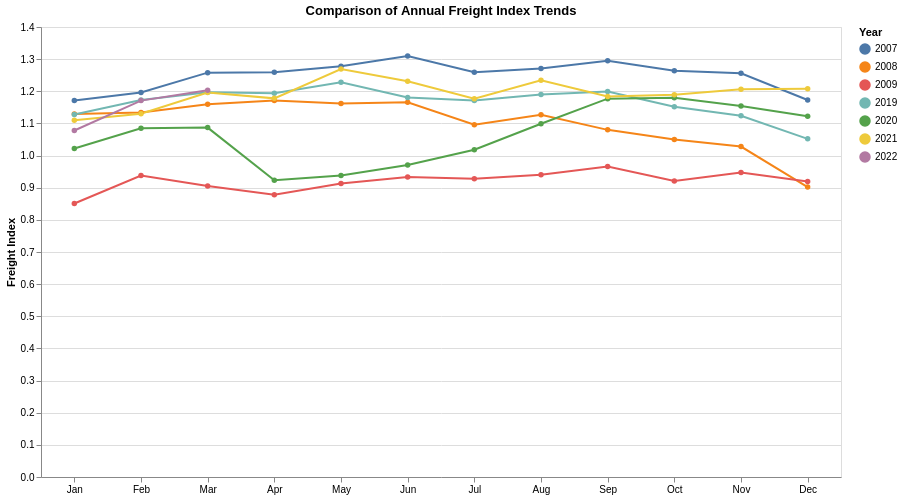

Vega-Lite specification stored for this chart:
### Vega-Lite specification from a JSON file in a GitHub repository (floating-point values rounded to 4 significant figures)
{"config": {"view": {"continuousWidth": 400, "continuousHeight": 300}}, "data": {"values": [{"Month": "Jan", "Year": 2007, "order": 0, "variable": "Index", "value": 1.171}, {"Month": "Feb", "Year": 2007, "order": 1, "variable": "Index", "value": 1.196}, {"Month": "Mar", "Year": 2007, "order": 2, "variable": "Index", "value": 1.258}, {"Month": "Apr", "Year": 2007, "order": 3, "variable": "Index", "value": 1.259}, {"Month": "May", "Year": 2007, "order": 4, "variable": "Index", "value": 1.278}, {"Month": "Jun", "Year": 2007, "order": 5, "variable": "Index", "value": 1.31}, {"Month": "Jul", "Year": 2007, "order": 6, "variable": "Index", "value": 1.259}, {"Month": "Aug", "Year": 2007, "order": 7, "variable": "Index", "value": 1.271}, {"Month": "Sep", "Year": 2007, "order": 8, "variable": "Index", "value": 1.295}, {"Month": "Oct", "Year": 2007, "order": 9, "variable": "Index", "value": 1.264}, {"Month": "Nov", "Year": 2007, "order": 10, "variable": "Index", "value": 1.256}, {"Month": "Dec", "Year": 2007, "order": 11, "variable": "Index", "value": 1.173}, {"Month": "Jan", "Year": 2008, "order": 0, "variable": "Index", "value": 1.129}, {"Month": "Feb", "Year": 2008, "order": 1, "variable": "Index", "value": 1.134}, {"Month": "Mar", "Year": 2008, "order": 2, "variable": "Index", "value": 1.16}, {"Month": "Apr", "Year": 2008, "order": 3, "variable": "Index", "value": 1.171}, {"Month": "May", "Year": 2008, "order": 4, "variable": "Index", "value": 1.162}, {"Month": "Jun", "Year": 2008, "order": 5, "variable": "Index", "value": 1.166}, {"Month": "Jul", "Year": 2008, "order": 6, "variable": "Index", "value": 1.096}, {"Month": "Aug", "Year": 2008, "order": 7, "variable": "Index", "value": 1.127}, {"Month": "Sep", "Year": 2008, "order": 8, "variable": "Index", "value": 1.08}, {"Month": "Oct", "Year": 2008, "order": 9, "variable": "Index", "value": 1.05}, {"Month": "Nov", "Year": 2008, "order": 10, "variable": "Index", "value": 1.028}, {"Month": "Dec", "Year": 2008, "order": 11, "variable": "Index", "value": 0.902}, {"Month": "Jan", "Year": 2009, "order": 0, "variable": "Index", "value": 0.851}, {"Month": "Feb", "Year": 2009, "order": 1, "variable": "Index", "value": 0.938}, {"Month": "Mar", "Year": 2009, "order": 2, "variable": "Index", "value": 0.905}, {"Month": "Apr", "Year": 2009, "order": 3, "variable": "Index", "value": 0.878}, {"Month": "May", "Year": 2009, "order": 4, "variable": "Index", "value": 0.913}, {"Month": "Jun", "Year": 2009, "order": 5, "variable": "Index", "value": 0.933}, {"Month": "Jul", "Year": 2009, "order": 6, "variable": "Index", "value": 0.928}, {"Month": "Aug", "Year": 2009, "order": 7, "variable": "Index", "value": 0.94}, {"Month": "Sep", "Year": 2009, "order": 8, "variable": "Index", "value": 0.966}, {"Month": "Oct", "Year": 2009, "order": 9, "variable": "Index", "value": 0.921}, {"Month": "Nov", "Year": 2009, "order": 10, "variable": "Index", "value": 0.947}, {"Month": "Dec", "Year": 2009, "order": 11, "variable": "Index", "value": 0.919}, {"Month": "Jan", "Year": 2019, "order": 0, "variable": "Index", "value": 1.128}, {"Month": "Feb", "Year": 2019, "order": 1, "variable": "Index", "value": 1.173}, {"Month": "Mar", "Year": 2019, "order": 2, "variable": "Index", "value": 1.197}, {"Month": "Apr", "Year": 2019, "order": 3, "variable": "Index", "value": 1.194}, {"Month": "May", "Year": 2019, "order": 4, "variable": "Index", "value": 1.228}, {"Month": "Jun", "Year": 2019, "order": 5, "variable": "Index", "value": 1.181}, {"Month": "Jul", "Year": 2019, "order": 6, "variable": "Index", "value": 1.171}, {"Month": "Aug", "Year": 2019, "order": 7, "variable": "Index", "value": 1.19}, {"Month": "Sep", "Year": 2019, "order": 8, "variable": "Index", "value": 1.199}, {"Month": "Oct", "Year": 2019, "order": 9, "variable": "Index", "value": 1.152}, {"Month": "Nov", "Year": 2019, "order": 10, "variable": "Index", "value": 1.124}, {"Month": "Dec", "Year": 2019, "order": 11, "variable": "Index", "value": 1.052}, {"Month": "Jan", "Year": 2020, "order": 0, "variable": "Index", "value": 1.022}, {"Month": "Feb", "Year": 2020, "order": 1, "variable": "Index", "value": 1.085}, {"Month": "Mar", "Year": 2020, "order": 2, "variable": "Index", "value": 1.087}, {"Month": "Apr", "Year": 2020, "order": 3, "variable": "Index", "value": 0.923}, {"Month": "May", "Year": 2020, "order": 4, "variable": "Index", "value": 0.938}, {"Month": "Jun", "Year": 2020, "order": 5, "variable": "Index", "value": 0.971}, {"Month": "Jul", "Year": 2020, "order": 6, "variable": "Index", "value": 1.018}, {"Month": "Aug", "Year": 2020, "order": 7, "variable": "Index", "value": 1.099}, {"Month": "Sep", "Year": 2020, "order": 8, "variable": "Index", "value": 1.177}, {"Month": "Oct", "Year": 2020, "order": 9, "variable": "Index", "value": 1.18}, {"Month": "Nov", "Year": 2020, "order": 10, "variable": "Index", "value": 1.154}, {"Month": "Dec", "Year": 2020, "order": 11, "variable": "Index", "value": 1.122}, {"Month": "Jan", "Year": 2021, "order": 0, "variable": "Index", "value": 1.11}, {"Month": "Feb", "Year": 2021, "order": 1, "variable": "Index", "value": 1.13}, {"Month": "Mar", "Year": 2021, "order": 2, "variable": "Index", "value": 1.196}, {"Month": "Apr", "Year": 2021, "order": 3, "variable": "Index", "value": 1.178}, {"Month": "May", "Year": 2021, "order": 4, "variable": "Index", "value": 1.269}, {"Month": "Jun", "Year": 2021, "order": 5, "variable": "Index", "value": 1.231}, {"Month": "Jul", "Year": 2021, "order": 6, "variable": "Index", "value": 1.177}, {"Month": "Aug", "Year": 2021, "order": 7, "variable": "Index", "value": 1.234}, {"Month": "Sep", "Year": 2021, "order": 8, "variable": "Index", "value": 1.184}, {"Month": "Oct", "Year": 2021, "order": 9, "variable": "Index", "value": 1.189}, {"Month": "Nov", "Year": 2021, "order": 10, "variable": "Index", "value": 1.206}, {"Month": "Dec", "Year": 2021, "order": 11, "variable": "Index", "value": 1.208}, {"Month": "Jan", "Year": 2022, "order": 0, "variable": "Index", "value": 1.078}, {"Month": "Feb", "Year": 2022, "order": 1, "variable": "Index", "value": 1.171}, {"Month": "Mar", "Year": 2022, "order": 2, "variable": "Index", "value": 1.203}]}, "mark": {"type": "line", "point": true}, "background": "white", "encoding": {"color": {"type": "nominal", "field": "Year", "title": "Year"}, "order": {"type": "quantitative", "field": "order"}, "x": {"type": "ordinal", "axis": {"labelAngle": 0, "title": ""}, "field": "Month", "sort": null}, "y": {"type": "quantitative", "axis": {"title": "Freight Index"}, "field": "value"}}, "height": 450, "title": "Comparison of Annual Freight Index Trends", "width": 800, "$schema": "https://vega.github.io/schema/vega-lite/v5.json"}
